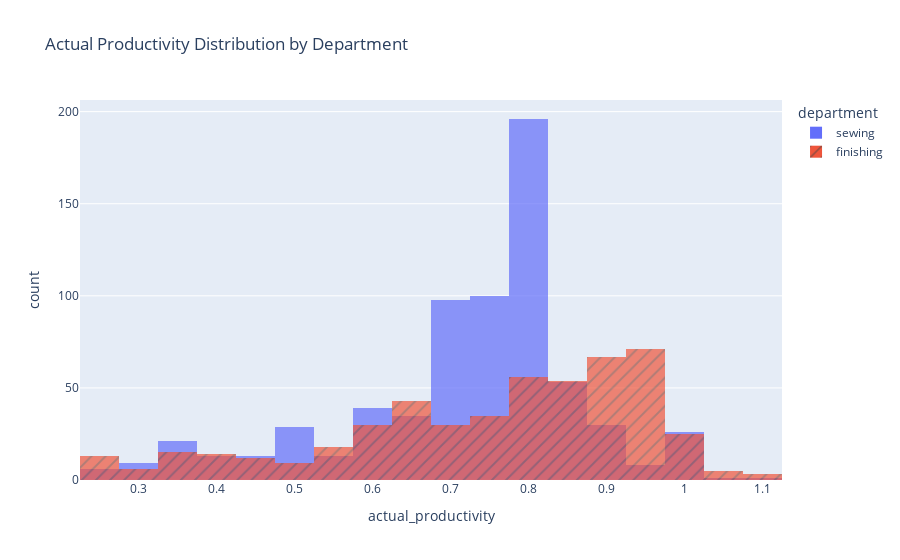

Here is the notebook cell this chart was saved with:
### Code cell
# Q5: Mean and standard deviation of actual productivity for sewing and finishing
dept_summary = df.groupby('department')['actual_productivity'].agg(['mean', 'std']).reset_index()
print(dept_summary)

# Histogram plot by department
fig = px.histogram(df, 
                   x='actual_productivity', 
                   color='department', 
                   pattern_shape='department',
                   barmode='overlay', 
                   opacity=0.7, 
                   title='Actual Productivity Distribution by Department')
fig.show()

### Figure 1 — Plotly figure (JSON) as saved in the notebook; plotly's stock layout.template omitted (floating-point values rounded to 4 significant figures; data arrays with more than 128 entries replaced by an {"elided": "..."} marker saying what was removed)
{"data": [{"alignmentgroup": "True", "bingroup": "x", "hovertemplate": "department=sewing<br>actual_productivity=%{x}<br>count=%{y}<extra></extra>", "legendgroup": "sewing", "marker": {"color": "#636efa", "opacity": 0.7, "pattern": {"shape": ""}}, "name": "sewing", "offsetgroup": "sewing", "orientation": "v", "showlegend": true, "type": "histogram", "x": {"elided": "691 float values"}, "xaxis": "x", "yaxis": "y"}, {"alignmentgroup": "True", "bingroup": "x", "hovertemplate": "department=finishing<br>actual_productivity=%{x}<br>count=%{y}<extra></extra>", "legendgroup": "finishing", "marker": {"color": "#EF553B", "opacity": 0.7, "pattern": {"shape": "/"}}, "name": "finishing", "offsetgroup": "finishing", "orientation": "v", "showlegend": true, "type": "histogram", "x": {"elided": "506 float values"}, "xaxis": "x", "yaxis": "y"}], "layout": {"barmode": "overlay", "legend": {"title": {"text": "department"}, "tracegroupgap": 0}, "title": {"text": "Actual Productivity Distribution by Department"}, "xaxis": {"anchor": "y", "domain": [0, 1], "title": {"text": "actual_productivity"}}, "yaxis": {"anchor": "x", "domain": [0, 1], "title": {"text": "count"}}}}
